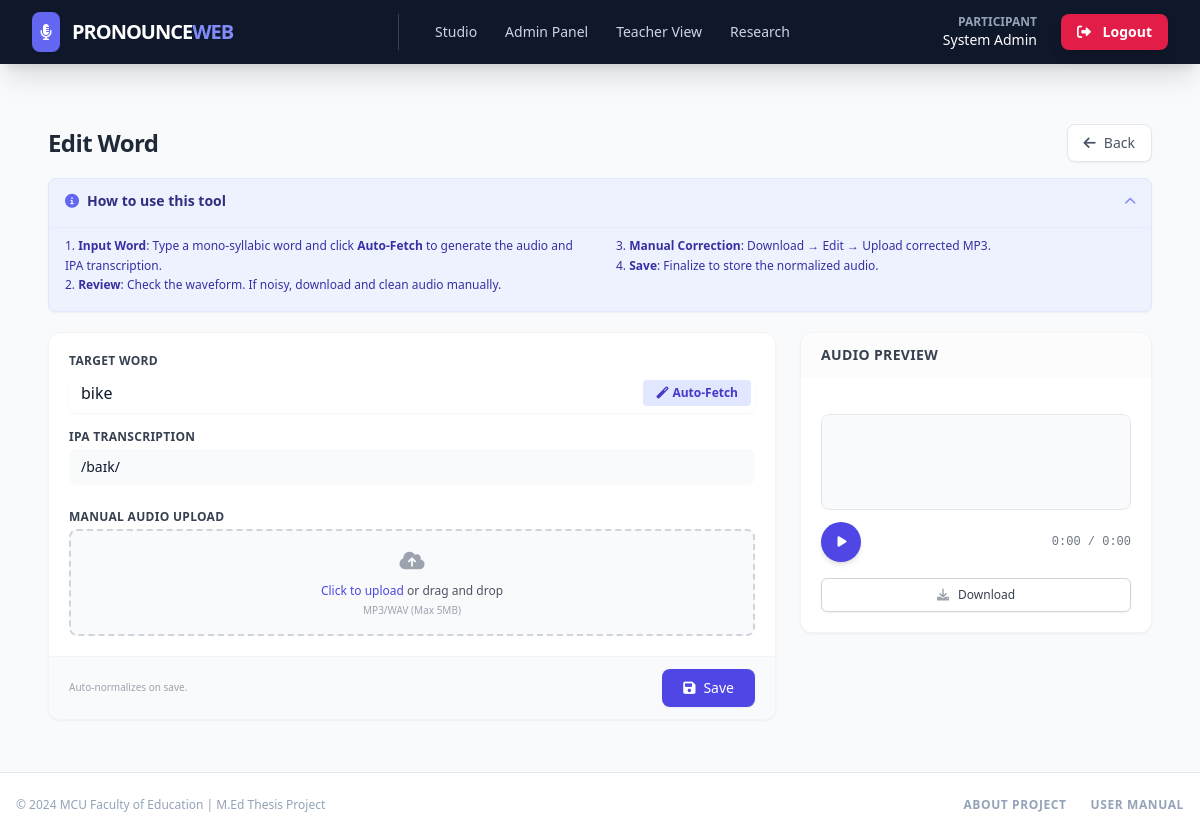
Screenshot of /dashboard/admin/word/edit/1 (signed in) with the database file from the repository.
### models.py (models this page shows, shortened)
class User(UserMixin, db.Model):
    __tablename__ = "users"
    id = db.Column(db.Integer, primary_key=True)
    username = db.Column(db.String(64), unique=True, index=True, nullable=False)
    password_hash = db.Column(db.String(256), nullable=False)
    first_name = db.Column(db.String(64), nullable=False)
    last_name = db.Column(db.String(64), nullable=False)
    student_id = db.Column(db.String(20), unique=True, nullable=True, index=True)
    role = db.Column(db.String(20), default="student", nullable=False)
    consented_at = db.Column(db.DateTime, nullable=True)
    created_at = db.Column(db.DateTime, default=lambda: datetime.now(timezone.utc))
    submissions = db.relationship("Submission", backref="user", lazy="dynamic")

class Word(db.Model):
    __tablename__ = "words"
    id = db.Column(db.Integer, primary_key=True)
    text = db.Column(db.String(64), unique=True, nullable=False)  # e.g., 'moon'
    sequence_order = db.Column(db.Integer, nullable=False)  # 1 to 20
    ipa = db.Column(db.String(64), nullable=True)  # e.g., /muːn/
    vowels = db.Column(db.String(64), nullable=True)  # e.g., uː
    stressed_vowel = db.Column(db.String(10), nullable=True)  # e.g., uː
    audio_path = db.Column(db.String(256), nullable=True)  # Path to MP3
    submissions = db.relationship("Submission", backref="target_word", lazy="dynamic")

### dashboard_routes.py (the view, shortened to what this page needs)
@dashboards.route("/admin/word/edit/<int:word_id>", methods=["GET", "POST"])
@login_required
def edit_word(word_id):
    if current_user.role != "admin":
        flash("Access denied.", "danger")
        return redirect(url_for("index"))
    word = Word.query.get_or_404(word_id)
    session.pop("generated_audio_path", None)  # Clear session cache
    return render_template("dashboards/manage_word.html", word=word)

### flask_app.py (called while the page is built, shortened)
@login_manager.user_loader
def load_user(user_id: str) -> User | None:
    return User.query.get(int(user_id))

@app.before_request
def check_for_maintenance() -> Any:
    from flask import redirect, url_for

### models.py (called while the page is built)
    @staticmethod
    def get(key: str, default: str | None = None) -> str | None:
        config = SystemConfig.query.filter_by(key=key).first()
        return config.value if config else default

    @staticmethod
    def get_bool(key: str, default: bool = False) -> bool:
        val = SystemConfig.get(key)
        if val is None:
            return default
        return val.lower() in ["true", "1", "t", "y", "yes"]

### templates/dashboards/manage_word.html (shortened to what this page needs)
{% extends "base.html" %}
{% block content %}
<div class="container mx-auto px-4 py-5 max-w-7xl h-full">
    <div class="flex items-center justify-between mb-4">
        <div>
            <h1 class="text-2xl font-bold text-gray-800 tracking-tight">{{ 'Edit Word' if word else 'Add New Word' }}
            </h1>
        </div>
        {% set next_url = request.args.get('next') %}
        <a href="{{ next_url or url_for('dashboards.admin_dashboard') }}"
            class="group flex items-center px-4 py-2 bg-white border border-gray-200 text-gray-600 rounded-lg hover:border-gray-300 hover:bg-gray-50 transition shadow-sm text-sm font-medium">
            <i class="fas fa-arrow-left mr-2 group-hover:-translate-x-1 transition-transform"></i>
            Back
        </a>
    </div>
    <details class="group mb-5 bg-indigo-50 border border-indigo-100 rounded-lg open:shadow-sm" open>
        <summary
            class="flex items-center justify-between px-4 py-3 cursor-pointer hover:bg-indigo-100/50 transition list-none select-none">
            <div class="flex items-center text-indigo-900 font-semibold text-sm">
                <i class="fas fa-info-circle mr-2 text-indigo-500"></i> How to use this tool
            </div>
            <i class="fas fa-chevron-down text-indigo-400 text-xs transition-transform group-open:rotate-180"></i>
        </summary>
        <div
            class="px-4 pb-4 pt-0 text-indigo-800 space-y-1 text-xs leading-relaxed border-t border-indigo-100/50 mt-1">
            <div class="grid grid-cols-1 md:grid-cols-2 gap-x-8 gap-y-1 mt-2">
                <div>
                    <p>1. <strong>Input Word</strong>: Type a mono-syllabic word and click <strong>Auto-Fetch</strong>
                        to generate the audio and IPA transcription.
                    </p>
                    <p>2. <strong>Review</strong>: Check the waveform. If noisy, download and clean audio manually.</p>
                </div>
                <div>
                    <p>3. <strong>Manual Correction</strong>: Download &rarr; Edit &rarr; Upload corrected MP3.</p>
                    <p>4. <strong>Save</strong>: Finalize to store the normalized audio.</p>
                </div>
            </div>
        </div>
    </details>
    <div class="grid grid-cols-1 lg:grid-cols-3 gap-6">
        <div class="lg:col-span-2">
            <div class="bg-white rounded-xl shadow-sm border border-gray-100 overflow-hidden">
                <form method="POST" id="word-form"
                    action="{{ url_for('dashboards.add_word', next=next_url) if not word else url_for('dashboards.edit_word', word_id=word.id, next=next_url) }}"
                    enctype="multipart/form-data">
                    <div class="p-5 space-y-4">
                        <div>
                            <label for="word_text"
                                class="block text-xs font-bold text-gray-700 uppercase tracking-wide mb-1">Target
                                Word</label>
                            <div class="relative rounded-md shadow-sm">
                                <input type="text" name="word_text" id="word_text" placeholder="e.g., 'hello'"
                                    value="{{ word.text if word else '' }}" required
                                    class="block w-full pr-32 border-gray-300 rounded-lg focus:ring-indigo-500 focus:border-indigo-500 text-base py-2 px-3">
                                <div class="absolute inset-y-0 right-0 flex items-center pr-1">
                                    <button type="button" id="generate-btn"
                                        class="inline-flex items-center px-3 py-1 border border-transparent text-xs font-semibold rounded text-indigo-700 bg-indigo-100 hover:bg-indigo-200 focus:outline-none focus:ring-2 focus:ring-offset-2 focus:ring-indigo-500 transition">
                                        <i class="fas fa-magic mr-1"></i> Auto-Fetch
                                    </button>
                                </div>
                            </div>
                        </div>
                        <div>
                            <label for="ipa_transcription"
                                class="block text-xs font-bold text-gray-700 uppercase tracking-wide mb-1">IPA
                                Transcription</label>
                            <input type="text" name="ipa_transcription" id="ipa_transcription"
                                placeholder="e.g., /həˈloʊ/" value="{{ word.ipa if word else '' }}"
                                class="block w-full border-gray-300 rounded-lg focus:ring-indigo-500 focus:border-indigo-500 text-sm py-2 px-3 bg-gray-50">
                        </div>
                        <div class="pt-2">
                            <label class="block text-xs font-bold text-gray-700 uppercase tracking-wide mb-1">Manual
                                Audio Upload</label>
                            <div class="mt-1 flex justify-center px-6 py-4 border-2 border-gray-300 border-dashed rounded-lg hover:border-indigo-400 transition-colors bg-gray-50 hover:bg-white cursor-pointer"
                                id="drop-zone" onclick="document.getElementById('audio_file').click()">
                                <div class="space-y-1 text-center">
                                    <i class="fas fa-cloud-upload-alt text-gray-400 text-xl mb-1"></i>
                                    <div class="text-xs text-gray-600">
                                        <span class="font-medium text-indigo-600 hover:text-indigo-500">Click to
                                            upload</span> or drag and drop
                                    </div>
                                    <p class="text-[10px] text-gray-400">MP3/WAV (Max 5MB)</p>
                                </div>
                            </div>
                        </div>
                    </div>
                    <div class="px-5 py-3 bg-gray-50 border-t border-gray-100 flex justify-between items-center">
                        <span class="text-[10px] text-gray-400">Auto-normalizes on save.</span>
                        <button type="submit"
                            class="inline-flex items-center px-5 py-2 border border-transparent shadow-sm text-sm font-medium rounded-lg text-white bg-indigo-600 hover:bg-indigo-700 focus:outline-none focus:ring-2 focus:ring-offset-2 focus:ring-indigo-500 transition-all">
                            <i class="fas fa-save mr-2"></i>
                            {{ 'Save' if word else 'Create' }}
                        </button>
                    </div>
                </form>
            </div>
        </div>
        <div class="lg:col-span-1">
            <div class="bg-white rounded-xl shadow-sm border border-gray-100 sticky top-4">
                <div class="px-5 py-3 border-b border-gray-50 bg-gray-50/50">
                    <h2 class="text-sm font-bold text-gray-700 uppercase tracking-wide">Audio Preview</h2>
                </div>
                <div class="p-5 space-y-4">
                    <div id="waveform-container" class="{{ 'hidden' if not (word and word.audio_path) else '' }}"
                        data-audio-path="{{ url_for('static', filename=word.audio_path) if word and word.audio_path else '' }}">
                        <div id="waveform" class="w-full h-24 bg-gray-50 rounded-lg mb-3 border border-gray-200"></div>
                        <div class="flex items-center justify-between">
                            <button id="play-pause-btn" type="button"
                                class="w-10 h-10 rounded-full bg-indigo-600 text-white flex items-center justify-center hover:bg-indigo-700 focus:outline-none shadow-md">
                                <i class="fas fa-play pl-0.5 text-xs"></i>
                            </button>
                            <span id="time-display" class="text-xs font-mono text-gray-500">0:00 / 0:00</span>
                        </div>
                    </div>
                    <div>
                        <a id="download-btn"
                            href="{{ url_for('static', filename=word.audio_path) if word and word.audio_path else '#' }}"
                            download="{{ word.text if word else 'audio' }}.mp3"
                            class="block w-full text-center px-3 py-2 border border-gray-300 shadow-sm text-xs font-medium rounded-md text-gray-700 bg-white hover:bg-gray-50 focus:outline-none transition {{ 'hidden' if not (word and word.audio_path) else '' }}">
                            <i class="fas fa-download mr-1.5 text-gray-400"></i> Download
                        </a>
                    </div>
                </div>
            </div>
        </div>
    </div>
</div>
{% endblock %}

### templates/base.html (shortened to what this page needs)
<!DOCTYPE html>
<html lang="en">
<head>
    <script src="https://cdn.tailwindcss.com"></script>
    <link href="https://cdnjs.cloudflare.com/ajax/libs/font-awesome/6.0.0/css/all.min.css" rel="stylesheet">
    <link rel="stylesheet" href="{{ url_for('static', filename='css/styles.css') }}">
</head>
<body class="bg-slate-50 font-sans text-slate-900 flex flex-col min-h-screen">
    <nav class="bg-slate-900 text-white shadow-xl sticky top-0 z-50">
        <div class="max-w-7xl mx-auto px-4 sm:px-6 lg:px-8">
            <div class="flex items-center justify-between h-16">
                <div class="flex items-center">
                    <a href="{{ url_for('index') }}" class="flex items-center space-x-2 md:space-x-3 group">
                        <div class="bg-indigo-500 p-1.5 md:p-2 rounded-lg group-hover:bg-indigo-400 transition">
                            <i class="fas fa-microphone-lines text-white"></i>
                        </div>
                        <span class="font-black text-lg md:text-xl tracking-tighter uppercase">Pronounce<span
                                class="text-indigo-400">Web</span></span>
                    </a>
                </div>
                {% if current_user.role == 'admin' %}
                <div class="hidden md:flex items-center space-x-1 ml-6 border-l border-slate-700 pl-6">
                    <a href="{{ url_for('index') }}"
                        class="px-3 py-2 rounded-md text-sm font-medium text-slate-300 hover:text-white hover:bg-slate-800 transition">Studio</a>
                    <a href="{{ url_for('dashboards.admin_dashboard') }}"
                        class="px-3 py-2 rounded-md text-sm font-medium text-slate-300 hover:text-white hover:bg-slate-800 transition">Admin
                        Panel</a>
                    <a href="{{ url_for('dashboards.teacher_dashboard') }}"
                        class="px-3 py-2 rounded-md text-sm font-medium text-slate-300 hover:text-white hover:bg-slate-800 transition">Teacher
                        View</a>
                    <a href="{{ url_for('dashboards.research_dashboard') }}"
                        class="px-3 py-2 rounded-md text-sm font-medium text-slate-300 hover:text-white hover:bg-slate-800 transition">Research</a>
                </div>
                {% endif %}
                <div class="flex items-center space-x-2 md:space-x-6">
                    {% if current_user.is_authenticated %}
                    <div class="hidden md:flex flex-col items-end">
                        <span class="text-xs font-bold text-slate-400 uppercase">Participant</span>
                        <span class="text-sm font-medium">{{ current_user.first_name }} {{ current_user.last_name
                            }}</span>
                    </div>
                    <a href="{{ url_for('auth.logout') }}"
                        class="bg-rose-600 hover:bg-rose-700 text-white px-4 py-2 rounded-lg text-sm font-bold transition shadow-lg">
                        <i class="fas fa-sign-out-alt mr-2"></i> Logout
                    </a>
                    {% else %}
                    <a href="{{ url_for('auth.login') }}"
                        class="text-slate-300 hover:text-white font-bold text-sm">Login</a>
                    <a href="{{ url_for('auth.register') }}"
                        class="bg-indigo-600 hover:bg-indigo-700 px-3 py-1.5 md:px-4 md:py-2 rounded-lg text-sm font-bold transition">Register</a>
                    {% endif %}
                </div>
            </div>
        </div>
    </nav>
    <main class="flex-grow">
        <div class="max-w-7xl mx-auto pt-10 pb-8 px-4 sm:px-6 lg:px-8">
            {% block content %}{% endblock %}
        </div>
    </main>
    <footer class="bg-white border-t border-slate-200 py-6 mt-auto">
        <div class="max-w-7xl mx-auto px-4 flex flex-col md:flex-row justify-between items-center gap-4">
            <p class="text-slate-400 text-xs font-medium">
                &copy; 2024 MCU Faculty of Education | M.Ed Thesis Project
            </p>
            <div class="flex items-center gap-6">
                <a href="{{ url_for('about') }}"
                    class="text-slate-400 hover:text-indigo-600 text-xs font-bold uppercase tracking-wider transition">About
                    Project</a>
                <a href="{{ url_for('manual') }}"
                    class="text-slate-400 hover:text-indigo-600 text-xs font-bold uppercase tracking-wider transition">User
                    Manual</a>
            </div>
        </div>
    </footer>
</body>
</html>

### static/css/styles.css (style rules this page uses)
html { -ms-text-size-adjust: 100%; -webkit-text-size-adjust: 100%; touch-action: pan-x pan-y; height: 100%; font-size: 16px; }
*, *::before, *::after { box-sizing: border-box; }
body { overscroll-behavior: none; -webkit-font-smoothing: antialiased; -moz-osx-font-smoothing: grayscale; line-height: 1.5; letter-spacing: normal; text-rendering: optimizeLegibility; font-family: ui-sans-serif, system-ui, -apple-system, BlinkMacSystemFont, "Segoe UI", Roboto, "Helvetica Neue", Arial, sans-serif; }

### rows the page displays
User: first_name "System", last_name "Admin"
Word: word_text "bike", ipa_transcription "/baɪk/"

### other values shown
{{ 'Edit Word' if word else 'Add New Word' }} "Edit Word"
{{ 'Save' if word else 'Create' }} "Save"
